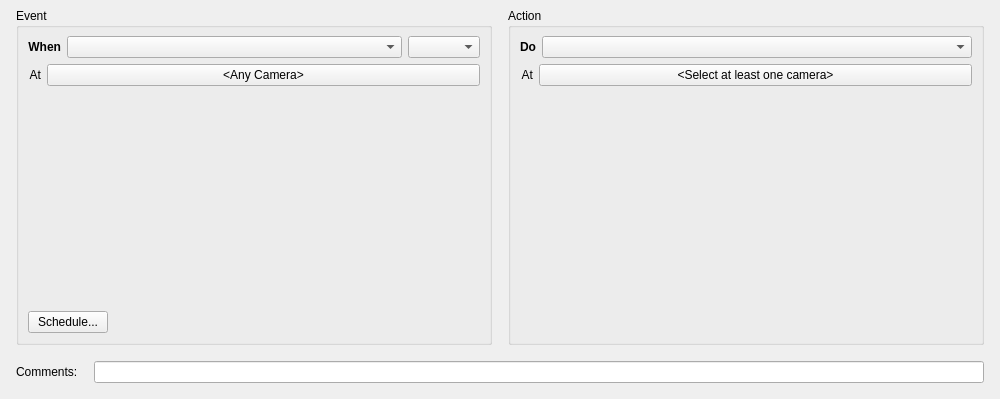
<?xml version="1.0" encoding="UTF-8"?>
<ui version="4.0">
 <class>BusinessRuleWidget</class>
 <widget class="QWidget" name="BusinessRuleWidget">
  <property name="geometry">
   <rect>
    <x>0</x>
    <y>0</y>
    <width>1000</width>
    <height>399</height>
   </rect>
  </property>
  <property name="sizePolicy">
   <sizepolicy hsizetype="Minimum" vsizetype="Fixed">
    <horstretch>0</horstretch>
    <verstretch>0</verstretch>
   </sizepolicy>
  </property>
  <property name="acceptDrops">
   <bool>true</bool>
  </property>
  <property name="windowTitle">
   <string/>
  </property>
  <layout class="QVBoxLayout" name="verticalLayout_3">
   <property name="spacing">
    <number>16</number>
   </property>
   <property name="leftMargin">
    <number>0</number>
   </property>
   <property name="topMargin">
    <number>0</number>
   </property>
   <property name="rightMargin">
    <number>0</number>
   </property>
   <property name="bottomMargin">
    <number>16</number>
   </property>
   <item>
    <layout class="QHBoxLayout" name="horizontalLayout_7" stretch="1,1">
     <property name="spacing">
      <number>16</number>
     </property>
     <property name="leftMargin">
      <number>16</number>
     </property>
     <property name="topMargin">
      <number>8</number>
     </property>
     <property name="rightMargin">
      <number>16</number>
     </property>
     <item>
      <widget class="QGroupBox" name="eventDefinitionGroupBox">
       <property name="acceptDrops">
        <bool>true</bool>
       </property>
       <property name="title">
        <string>Event</string>
       </property>
       <layout class="QVBoxLayout" name="verticalLayout">
        <property name="topMargin">
         <number>8</number>
        </property>
        <item>
         <layout class="QHBoxLayout" name="horizontalLayout_3" stretch="0,1,0">
          <item>
           <widget class="QLabel" name="eventDoLabel">
            <property name="font">
             <font>
              <weight>75</weight>
              <bold>true</bold>
             </font>
            </property>
            <property name="text">
             <string>When</string>
            </property>
            <property name="alignment">
             <set>Qt::AlignRight|Qt::AlignTrailing|Qt::AlignVCenter</set>
            </property>
           </widget>
          </item>
          <item>
           <widget class="QComboBox" name="eventTypeComboBox">
            <property name="maxVisibleItems">
             <number>100</number>
            </property>
           </widget>
          </item>
          <item>
           <widget class="QComboBox" name="eventStatesComboBox">
            <property name="currentIndex">
             <number>-1</number>
            </property>
            <property name="sizeAdjustPolicy">
             <enum>QComboBox::AdjustToContents</enum>
            </property>
           </widget>
          </item>
         </layout>
        </item>
        <item>
         <widget class="QWidget" name="eventResourcesWidget" native="true">
          <layout class="QHBoxLayout" name="eventResourceLayout">
           <property name="leftMargin">
            <number>0</number>
           </property>
           <property name="topMargin">
            <number>0</number>
           </property>
           <property name="rightMargin">
            <number>0</number>
           </property>
           <property name="bottomMargin">
            <number>0</number>
           </property>
           <item>
            <widget class="QLabel" name="eventAtLabel">
             <property name="acceptDrops">
              <bool>true</bool>
             </property>
             <property name="text">
              <string>At</string>
             </property>
             <property name="alignment">
              <set>Qt::AlignRight|Qt::AlignTrailing|Qt::AlignVCenter</set>
             </property>
            </widget>
           </item>
           <item>
            <widget class="QPushButton" name="eventResourcesHolder">
             <property name="sizePolicy">
              <sizepolicy hsizetype="MinimumExpanding" vsizetype="Fixed">
               <horstretch>0</horstretch>
               <verstretch>0</verstretch>
              </sizepolicy>
             </property>
             <property name="text">
              <string notr="true">&lt;Any Camera&gt;</string>
             </property>
            </widget>
           </item>
          </layout>
         </widget>
        </item>
        <item>
         <widget class="QWidget" name="eventParamsWidget" native="true">
          <property name="minimumSize">
           <size>
            <width>0</width>
            <height>30</height>
           </size>
          </property>
          <layout class="QVBoxLayout" name="eventParamsLayout">
           <property name="leftMargin">
            <number>0</number>
           </property>
           <property name="topMargin">
            <number>0</number>
           </property>
           <property name="rightMargin">
            <number>0</number>
           </property>
           <property name="bottomMargin">
            <number>0</number>
           </property>
          </layout>
         </widget>
        </item>
        <item>
         <spacer name="verticalSpacer">
          <property name="orientation">
           <enum>Qt::Vertical</enum>
          </property>
          <property name="sizeHint" stdset="0">
           <size>
            <width>20</width>
            <height>1</height>
           </size>
          </property>
         </spacer>
        </item>
        <item>
         <widget class="QPushButton" name="scheduleButton">
          <property name="sizePolicy">
           <sizepolicy hsizetype="Fixed" vsizetype="Fixed">
            <horstretch>0</horstretch>
            <verstretch>0</verstretch>
           </sizepolicy>
          </property>
          <property name="text">
           <string>Schedule...</string>
          </property>
         </widget>
        </item>
       </layout>
      </widget>
     </item>
     <item>
      <widget class="QGroupBox" name="actionDefinitionGroupBox">
       <property name="acceptDrops">
        <bool>true</bool>
       </property>
       <property name="title">
        <string>Action</string>
       </property>
       <layout class="QVBoxLayout" name="verticalLayout_2">
        <property name="topMargin">
         <number>8</number>
        </property>
        <item>
         <layout class="QHBoxLayout" name="horizontalLayout_4" stretch="0,1">
          <item>
           <widget class="QLabel" name="actionDoLabel">
            <property name="font">
             <font>
              <weight>75</weight>
              <bold>true</bold>
             </font>
            </property>
            <property name="text">
             <string>Do</string>
            </property>
            <property name="alignment">
             <set>Qt::AlignRight|Qt::AlignTrailing|Qt::AlignVCenter</set>
            </property>
           </widget>
          </item>
          <item>
           <widget class="QComboBox" name="actionTypeComboBox">
            <property name="minimumSize">
             <size>
              <width>155</width>
              <height>0</height>
             </size>
            </property>
            <property name="maxVisibleItems">
             <number>100</number>
            </property>
           </widget>
          </item>
         </layout>
        </item>
        <item>
         <widget class="QWidget" name="actionResourcesWidget" native="true">
          <layout class="QHBoxLayout" name="actionResourceLayout">
           <property name="leftMargin">
            <number>0</number>
           </property>
           <property name="topMargin">
            <number>0</number>
           </property>
           <property name="rightMargin">
            <number>0</number>
           </property>
           <property name="bottomMargin">
            <number>0</number>
           </property>
           <item>
            <widget class="QLabel" name="actionAtLabel">
             <property name="text">
              <string>At</string>
             </property>
             <property name="alignment">
              <set>Qt::AlignRight|Qt::AlignTrailing|Qt::AlignVCenter</set>
             </property>
            </widget>
           </item>
           <item>
            <widget class="QPushButton" name="actionResourcesHolder">
             <property name="sizePolicy">
              <sizepolicy hsizetype="MinimumExpanding" vsizetype="Fixed">
               <horstretch>0</horstretch>
               <verstretch>0</verstretch>
              </sizepolicy>
             </property>
             <property name="text">
              <string notr="true">&lt;Select at least one camera&gt;</string>
             </property>
            </widget>
           </item>
          </layout>
         </widget>
        </item>
        <item>
         <widget class="nx::vms::client::desktop::AggregationWidget" name="aggregationWidget" native="true"/>
        </item>
        <item>
         <widget class="QWidget" name="actionParamsWidget" native="true">
          <property name="minimumSize">
           <size>
            <width>0</width>
            <height>30</height>
           </size>
          </property>
          <layout class="QVBoxLayout" name="actionParamsLayout">
           <property name="spacing">
            <number>0</number>
           </property>
           <property name="leftMargin">
            <number>0</number>
           </property>
           <property name="topMargin">
            <number>0</number>
           </property>
           <property name="rightMargin">
            <number>0</number>
           </property>
           <property name="bottomMargin">
            <number>0</number>
           </property>
          </layout>
         </widget>
        </item>
        <item>
         <spacer name="verticalSpacer_2">
          <property name="orientation">
           <enum>Qt::Vertical</enum>
          </property>
          <property name="sizeHint" stdset="0">
           <size>
            <width>20</width>
            <height>1</height>
           </size>
          </property>
         </spacer>
        </item>
       </layout>
      </widget>
     </item>
    </layout>
   </item>
   <item>
    <layout class="QHBoxLayout" name="horizontalLayout">
     <property name="leftMargin">
      <number>16</number>
     </property>
     <property name="rightMargin">
      <number>16</number>
     </property>
     <item>
      <widget class="QLabel" name="commentLabel">
       <property name="text">
        <string>Comments:</string>
       </property>
      </widget>
     </item>
     <item>
      <widget class="QLineEdit" name="commentsLineEdit"/>
     </item>
    </layout>
   </item>
  </layout>
 </widget>
 <customwidgets>
  <customwidget>
   <class>nx::vms::client::desktop::AggregationWidget</class>
   <extends>QWidget</extends>
   <header location="global">ui/widgets/business/aggregation_widget.h</header>
   <container>1</container>
  </customwidget>
 </customwidgets>
 <resources/>
 <connections/>
</ui>
